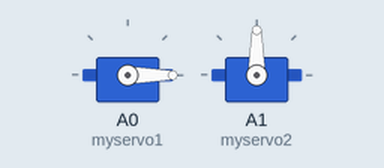
Bench run of a sketch on a simulated Arduino Uno, built with avr-gcc and run on an emulated ATmega328P. Parts: 2 × servo.

Above: at 0.05 s.
At 1.5 s:
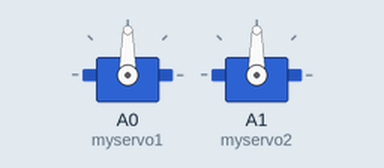
At 3.0 s:
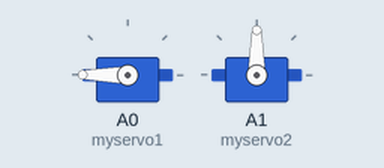
At 6.0 s:
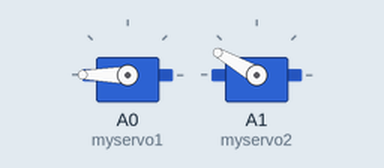
Timing chart, 0 to 7.8 s (numbered marks = the images above):
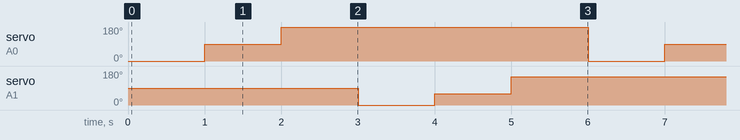

The sketch:

test_2_servo.ino
```cpp
#include <Servo.h>

Servo myservo1;
Servo myservo2;

void setup() {
  myservo1.attach(A0);
  myservo2.attach(A1);
}

void loop()
{
  myservo1.write(0);
  delay(1000);
  myservo1.write(90);
  delay(1000);
  myservo1.write(180);
  delay(1000);
  myservo2.write(0);
  delay(1000);
  myservo2.write(60);
  delay(1000);
  myservo2.write(150);
  delay(1000);
}
```

Measured:
- by itself, servo on A0 (myservo1): repeats every 6.0 s: 180° 4.0 s, 0° 1.0 s, 90° 1.0 s
- by itself, servo on A1 (myservo2): repeats every 6.0 s: 60° 1.0 s, 150° 4.0 s, 0° 1.0 s
